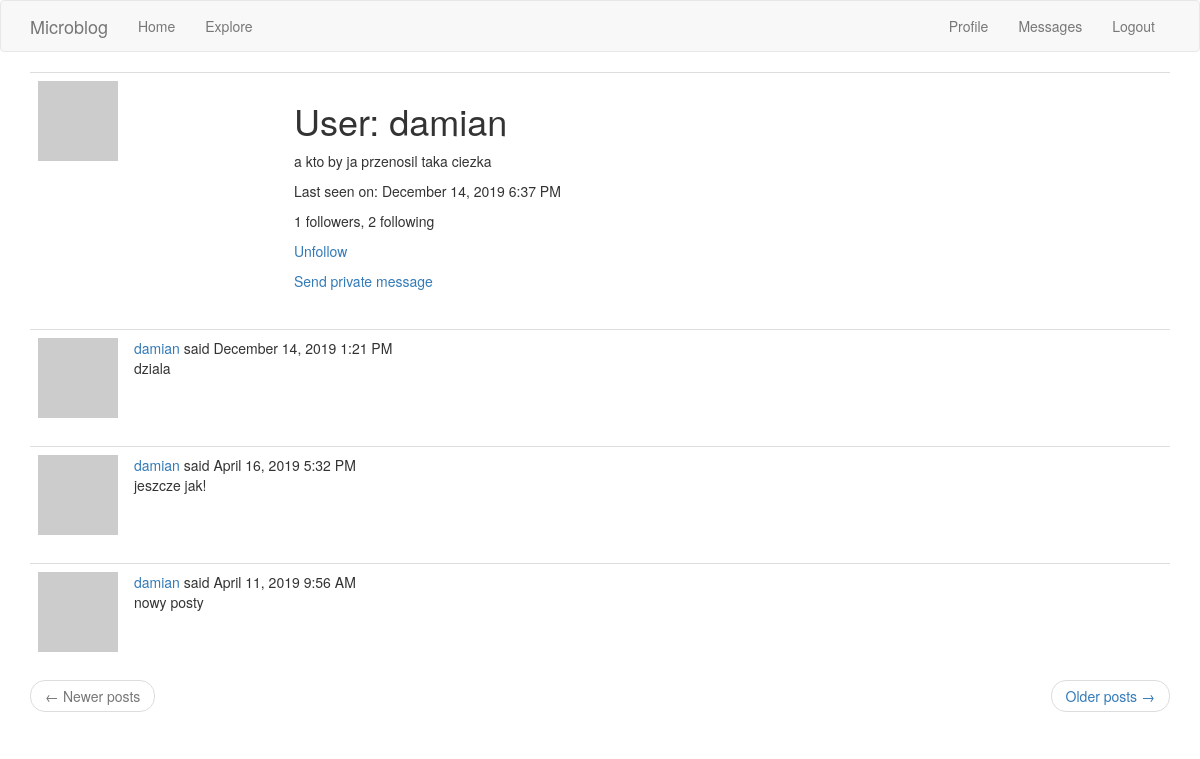
The app's page /user/damian (signed in) with its own data.
### app/models.py (models this page shows, shortened)
class User(UserMixin, db.Model):
    id = db.Column(db.Integer, primary_key=True)
    username = db.Column(db.String(64), index=True, unique=True)
    email = db.Column(db.String(120), index=True, unique=True)
    password_hash = db.Column(db.String(128))
    posts = db.relationship('Post', backref='author', lazy='dynamic')
    about_me = db.Column(db.String(140))
    last_seen = db.Column(db.DateTime, default=datetime.utcnow)
    followed = db.relationship(
        'User', secondary=followers,
        primaryjoin=(followers.c.follower_id == id),
        secondaryjoin=(followers.c.followed_id == id),
        backref=db.backref('followers', lazy='dynamic'), lazy='dynamic')
    messages_sent = db.relationship('Message', foreign_keys='Message.sender_id',
                                    backref='author', lazy='dynamic')
    messages_received = db.relationship('Message', foreign_keys='Message.recipient_id',
                                        backref='recipient', lazy='dynamic')
    last_message_read_time = db.Column(db.DateTime)
    def avatar(self, size):
        digest = md5(self.email.lower().encode('utf-8')).hexdigest()
        return 'https://www.gravatar.com/avatar/{}?d=identicon&s={}'.format(
            digest, size)
    def is_following(self, user):
        return self.followed.filter(
            followers.c.followed_id == user.id).count() > 0
    def new_messages(self):
        last_read_time = self.last_message_read_time or datetime(1900, 1, 1)
        return Message.query.filter_by(recipient=self).filter(
            Message.timestamp > last_read_time).count()

class Post(db.Model):
    id = db.Column(db.Integer, primary_key=True)
    body = db.Column(db.String(140))
    timestamp = db.Column(db.DateTime, index=True, default=datetime.utcnow)
    user_id = db.Column(db.Integer, db.ForeignKey('user.id'))

### app/routes.py (the view)
@app.route('/user/<username>', methods=['GET'])
@login_required
def user(username):
    user = User.query.filter_by(username=username).first_or_404()
    page = request.args.get('page', 1, type=int)
    posts = Post.query.filter_by(user_id=user.id).order_by(Post.timestamp.desc()).paginate(
        page, app.config['POSTS_PER_PAGE'], False
    )
    next_url = url_for('user', username=user.username, page=posts.next_num) \
        if posts.has_next else None
    prev_url = url_for('user', username=user.username, page=posts.prev_num) \
        if posts.has_prev else None
    return render_template('user.html', user=user, posts=posts.items, title=username+_('\'s Profile'),
                           next_url=next_url, prev_url=prev_url)

### app/models.py (called while the page is built)
@login.user_loader
def load_user(id):
    return User.query.get(int(id))

### app/routes.py (called while the page is built)
@app.before_request
def before_request():
    if current_user.is_authenticated:
        current_user.last_seen = datetime.utcnow()
        db.session.commit()
    g.locale = str(get_locale())

### app/templates/user.html
{% extends "base.html" %}
{% block app_content %}
    <table class="table table-hover">
        <tr>
            <td width="256px"><img src="{{ user.avatar(256) }}"></td>
            <td>
                <h1>{{ _('User') }}: {{ user.username }}</h1>
                {% if user.about_me %}<p>{{ user.about_me }}</p>{% endif %}
                {% if user.last_seen %}
                <p>{{ _('Last seen on') }}: {{ moment(user.last_seen).format('LLL') }}</p>
                {% endif %}
                <p>{{ _('%(count)d followers', count=user.followers.count()) }}, {{ _('%(count)d following', count=user.followed.count()) }}</p>
                {% if user == current_user %}
                <p><a href="{{ url_for('edit_profile') }}">{{ _('Edit your profile') }}</a></p>
                {% elif not current_user.is_following(user) %}
                <p><a href="{{ url_for('follow', username=user.username) }}">{{ _('Follow') }}</a></p>
                {% else %}
                <p><a href="{{ url_for('unfollow', username=user.username) }}">{{ _('Unfollow') }}</a></p>
                {% endif %}
                {% if user != current_user %}
                <p>
                    <a href="{{ url_for('conversation',
                                        username=user.username) }}">
                        {{ _('Send private message') }}
                    </a>
                </p>
                {% endif %}
            </td>
        </tr>
    </table>
    {% for post in posts %}
        {% include '_post.html' %}
    {% endfor %}
    <nav aria-label="...">
        <ul class="pager">
            <li class="previous{% if not prev_url %} disabled{% endif %}">
                <a href="{{ prev_url or '#' }}">
                    <span aria-hidden="true">&larr;</span> {{ _('Newer posts') }}
                </a>
            </li>
            <li class="next{% if not next_url %} disabled{% endif %}">
                <a href="{{ next_url or '#' }}">
                    {{ _('Older posts') }} <span aria-hidden="true">&rarr;</span>
                </a>
            </li>
        </ul>
    </nav>
{% endblock %}

### app/templates/_post.html (shortened to what this page needs)
    <table class="table table-hover">
        <tr>
            <td width="30px">
                <a href="{{ url_for('user', username=post.author.username) }}">
                    <img src="{{ post.author.avatar(30) }}" />
                </a>
            </td>
            <td>
                {{ _('%(username)s said %(when)s',
                    username=user_link, when=moment(post.timestamp).format('LLL')) }}
                <br>
                {{ post.body }}
            </td>
        </tr>
    </table>

### records on screen
User: username "damian", about_me "a kto by ja przenosil taka ciezka", last_seen "December 14, 2019 6:37 PM"
Post: body "dziala"
Post: body "jeszcze jak!"
Post: body "nowy posty"
